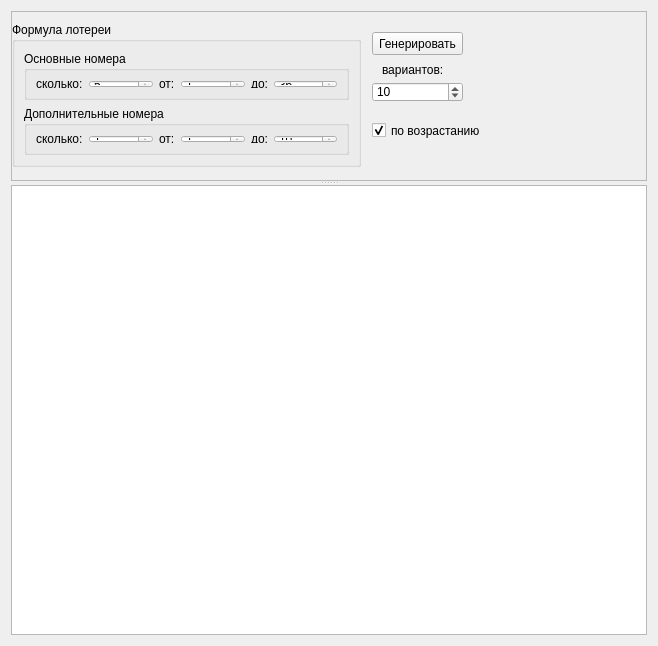
<?xml version="1.0" encoding="UTF-8"?>
<ui version="4.0">
 <class>RNGForm</class>
 <widget class="QWidget" name="RNGForm">
  <property name="geometry">
   <rect>
    <x>0</x>
    <y>0</y>
    <width>658</width>
    <height>646</height>
   </rect>
  </property>
  <property name="windowTitle">
   <string>Генератор случайных вариантов</string>
  </property>
  <layout class="QVBoxLayout" name="verticalLayout">
   <item>
    <widget class="QSplitter" name="splitter">
     <property name="orientation">
      <enum>Qt::Vertical</enum>
     </property>
     <widget class="QScrollArea" name="scrollArea">
      <property name="sizePolicy">
       <sizepolicy hsizetype="Fixed" vsizetype="Fixed">
        <horstretch>0</horstretch>
        <verstretch>0</verstretch>
       </sizepolicy>
      </property>
      <property name="minimumSize">
       <size>
        <width>0</width>
        <height>170</height>
       </size>
      </property>
      <property name="maximumSize">
       <size>
        <width>16777215</width>
        <height>16777215</height>
       </size>
      </property>
      <property name="baseSize">
       <size>
        <width>0</width>
        <height>0</height>
       </size>
      </property>
      <property name="autoFillBackground">
       <bool>true</bool>
      </property>
      <property name="widgetResizable">
       <bool>true</bool>
      </property>
      <property name="alignment">
       <set>Qt::AlignLeading|Qt::AlignLeft|Qt::AlignTop</set>
      </property>
      <widget class="QWidget" name="scrollAreaWidgetContents">
       <property name="geometry">
        <rect>
         <x>0</x>
         <y>0</y>
         <width>638</width>
         <height>168</height>
        </rect>
       </property>
       <widget class="QLabel" name="label_7">
        <property name="geometry">
         <rect>
          <x>370</x>
          <y>50</y>
          <width>61</width>
          <height>16</height>
         </rect>
        </property>
        <property name="text">
         <string>вариантов:</string>
        </property>
       </widget>
       <widget class="QGroupBox" name="groupBoxFormula">
        <property name="geometry">
         <rect>
          <x>0</x>
          <y>10</y>
          <width>349</width>
          <height>145</height>
         </rect>
        </property>
        <property name="title">
         <string>Формула лотереи</string>
        </property>
        <layout class="QVBoxLayout" name="verticalLayout_2">
         <item>
          <widget class="QGroupBox" name="groupBox">
           <property name="title">
            <string>Основные номера</string>
           </property>
           <layout class="QHBoxLayout" name="horizontalLayout">
            <item>
             <widget class="QLabel" name="label_3">
              <property name="text">
               <string>сколько:</string>
              </property>
             </widget>
            </item>
            <item>
             <widget class="QSpinBox" name="spinBoxNumberOfBalls1">
              <property name="minimum">
               <number>1</number>
              </property>
              <property name="maximum">
               <number>9999999</number>
              </property>
              <property name="value">
               <number>5</number>
              </property>
             </widget>
            </item>
            <item>
             <widget class="QLabel" name="label">
              <property name="text">
               <string>от:</string>
              </property>
             </widget>
            </item>
            <item>
             <widget class="QSpinBox" name="spinBoxStartOfBalls1">
              <property name="minimum">
               <number>0</number>
              </property>
              <property name="maximum">
               <number>9999999</number>
              </property>
              <property name="singleStep">
               <number>1</number>
              </property>
              <property name="value">
               <number>1</number>
              </property>
             </widget>
            </item>
            <item>
             <widget class="QLabel" name="label_2">
              <property name="text">
               <string>до:</string>
              </property>
             </widget>
            </item>
            <item>
             <widget class="QSpinBox" name="spinBoxEndOfBalls1">
              <property name="minimum">
               <number>1</number>
              </property>
              <property name="maximum">
               <number>9999999</number>
              </property>
              <property name="value">
               <number>36</number>
              </property>
             </widget>
            </item>
           </layout>
          </widget>
         </item>
         <item>
          <widget class="QGroupBox" name="groupBox_2">
           <property name="title">
            <string>Дополнительные номера</string>
           </property>
           <layout class="QHBoxLayout" name="horizontalLayout_2">
            <item>
             <widget class="QLabel" name="label_4">
              <property name="text">
               <string>сколько:</string>
              </property>
             </widget>
            </item>
            <item>
             <widget class="QSpinBox" name="spinBoxNumberOfBalls2">
              <property name="minimum">
               <number>0</number>
              </property>
              <property name="maximum">
               <number>9999999</number>
              </property>
              <property name="value">
               <number>1</number>
              </property>
             </widget>
            </item>
            <item>
             <widget class="QLabel" name="label_5">
              <property name="text">
               <string>от:</string>
              </property>
             </widget>
            </item>
            <item>
             <widget class="QSpinBox" name="spinBoxStartOfBalls2">
              <property name="minimum">
               <number>0</number>
              </property>
              <property name="maximum">
               <number>9999999</number>
              </property>
              <property name="singleStep">
               <number>1</number>
              </property>
              <property name="value">
               <number>1</number>
              </property>
             </widget>
            </item>
            <item>
             <widget class="QLabel" name="label_6">
              <property name="text">
               <string>до:</string>
              </property>
             </widget>
            </item>
            <item>
             <widget class="QSpinBox" name="spinBoxEndOfBalls2">
              <property name="minimum">
               <number>1</number>
              </property>
              <property name="maximum">
               <number>9999999</number>
              </property>
              <property name="value">
               <number>10</number>
              </property>
             </widget>
            </item>
           </layout>
          </widget>
         </item>
        </layout>
       </widget>
       <widget class="QPushButton" name="pushButtonGenerate">
        <property name="geometry">
         <rect>
          <x>360</x>
          <y>20</y>
          <width>91</width>
          <height>23</height>
         </rect>
        </property>
        <property name="text">
         <string>Генерировать</string>
        </property>
       </widget>
       <widget class="QSpinBox" name="spinBoxVariantsCount">
        <property name="geometry">
         <rect>
          <x>360</x>
          <y>70</y>
          <width>91</width>
          <height>20</height>
         </rect>
        </property>
        <property name="minimum">
         <number>1</number>
        </property>
        <property name="maximum">
         <number>9999999</number>
        </property>
        <property name="value">
         <number>10</number>
        </property>
       </widget>
       <widget class="QCheckBox" name="checkBoxSort">
        <property name="geometry">
         <rect>
          <x>360</x>
          <y>110</y>
          <width>111</width>
          <height>17</height>
         </rect>
        </property>
        <property name="toolTip">
         <string>sorting in ascending order</string>
        </property>
        <property name="text">
         <string>по возрастанию</string>
        </property>
        <property name="checked">
         <bool>true</bool>
        </property>
       </widget>
      </widget>
     </widget>
     <widget class="QPlainTextEdit" name="plainTextEdit">
      <property name="sizePolicy">
       <sizepolicy hsizetype="Expanding" vsizetype="Expanding">
        <horstretch>0</horstretch>
        <verstretch>1</verstretch>
       </sizepolicy>
      </property>
     </widget>
    </widget>
   </item>
  </layout>
 </widget>
 <resources/>
 <connections/>
</ui>
